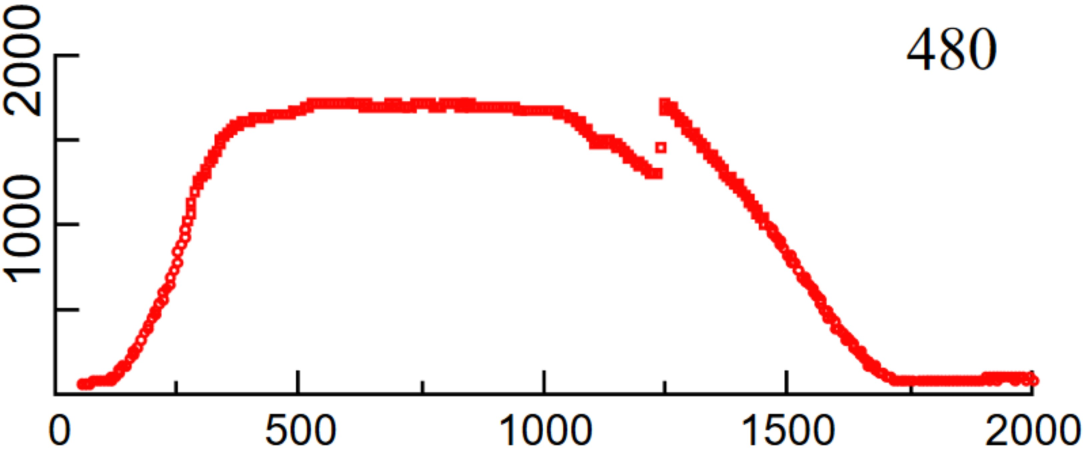
%> input picture temp480.jpg, 3265 x 1362 px, given in place of temp480.jpg.jpg, which was not available (shown at 1/3 size)
$ octave --eval "result = RGBImage2DataV2('temp480.jpg');"   (GNU Octave 9; MATLAB toolbox functions it lacks are replaced by stand-ins)
%> lines starting %> are read from the running program, lines starting %| are printed output that depends on the picture; in (x1, y1, x2, y2) boxes, pixels count from 0 and x2, y2 are one past the last pixel; in counts of white or black regions, pixels touching at a corner belong together; the program's own positions count from 1; pictures that were not available may be replaced by others from this repository, and a replacement may not be noted
function [data] = RGBImage2DataV2 (imgName)
%> called with imgName = 'temp480.jpg'
%% Function to convert an image from with a coloured data-line into a data set automatically ...
% in the form of [data] = RGBImage2Data (img)


%% Image Data Manipulation
img = imread([imgName '.jpg']); %reads the image, specify the file type

[R,G,B]=imsplit(img);% splits image into colour channels
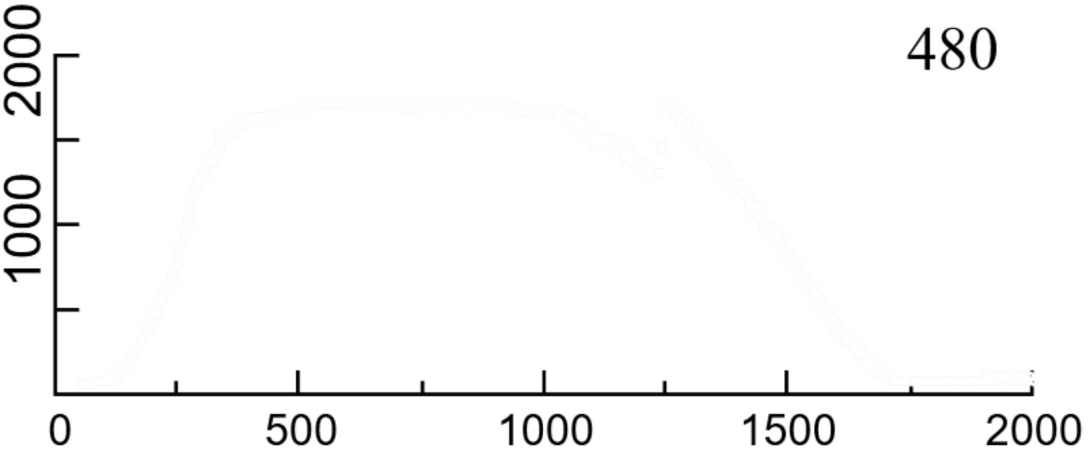
%> R: size 1362x3265 uint8 (shown at 1/3 size); min 0, max 255, mean 247.9
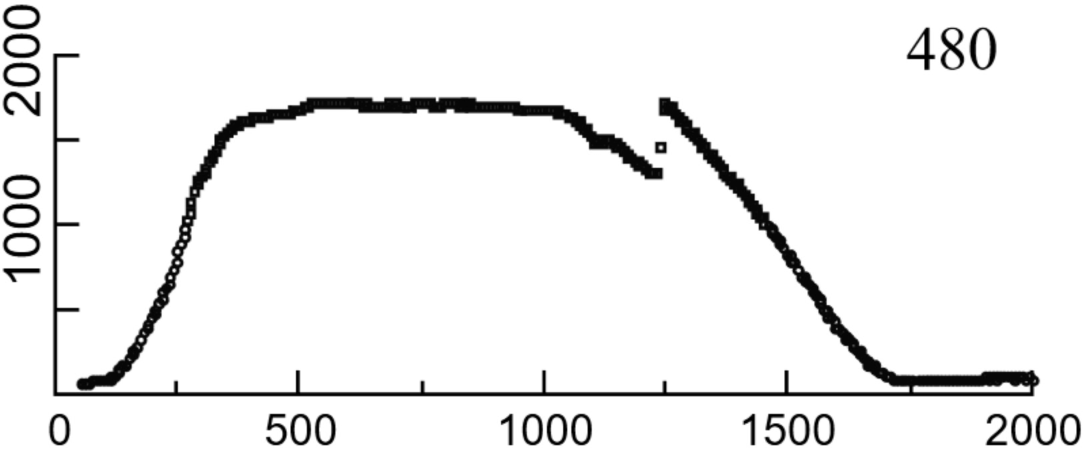
%> G: size 1362x3265 uint8 (shown at 1/3 size); min 0, max 255, mean 240

tholdR = 200;% defines a threshold intensity for the Red Coloour
thold = 100;% defines a threshold itnesity for Green and Blue

mask = R>tholdR & G<thold & B<thold; %creates a colour mask to filter red
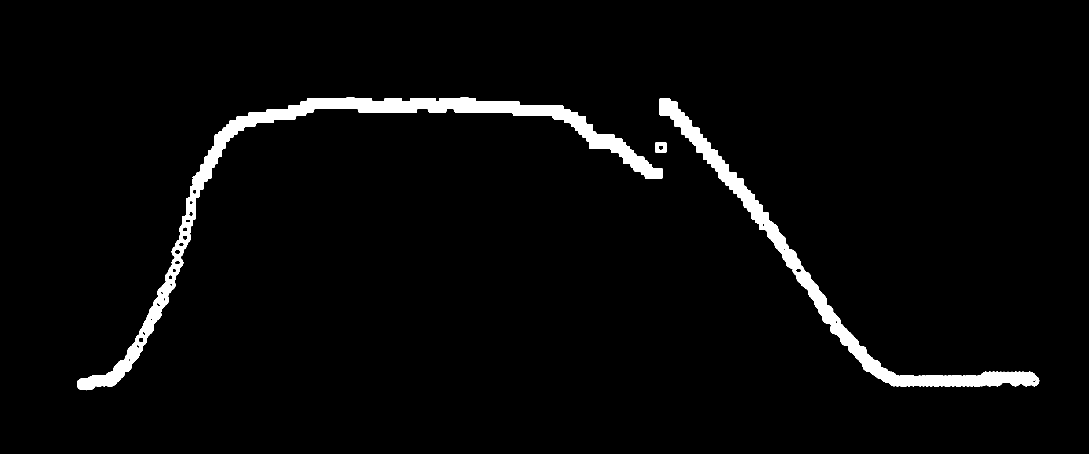
%> mask: size 1362x3265 logical (shown at 1/3 size); 3.1% white; 3 white regions, box (x1, y1, x2, y2) and area: (231, 293, 1987, 1171) 80690, (1978, 294, 3118, 1160) 56124, (1967, 426, 1999, 459) 885


%Set non-red to white
R(~mask) = 255;
%> R: size 1362x3265 uint8; 6.36% of pixels changed, all inside (x1, y1, x2, y2) = (0, 0, 3249, 1345)
G(~mask) = 255;
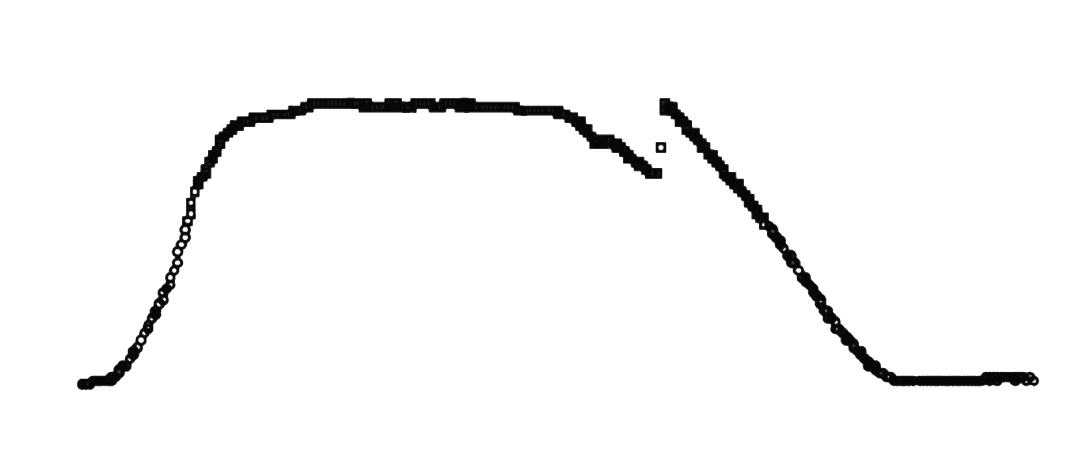
%> G: size 1362x3265 uint8 (shown at 1/3 size); 7.09% of pixels changed, all inside (x1, y1, x2, y2) = (0, 0, 3249, 1345)
B(~mask) = 255;
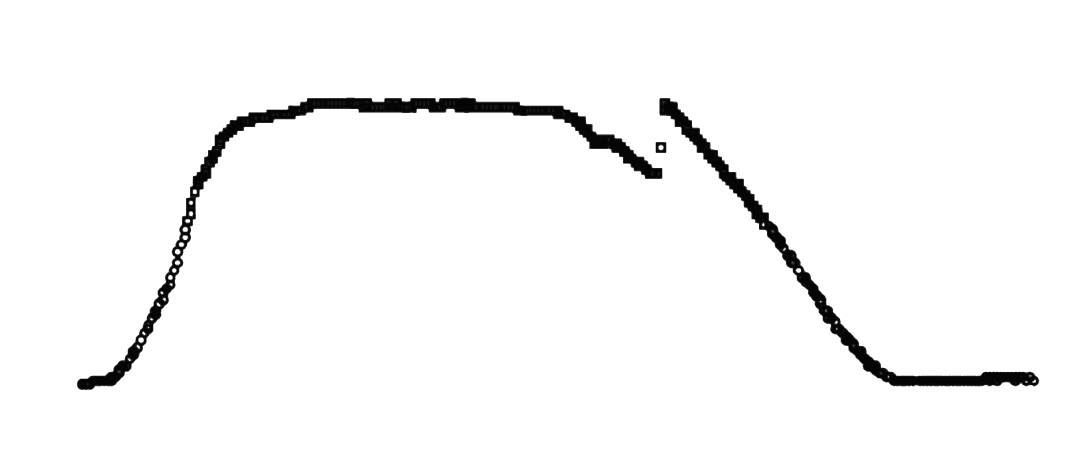
%> B: size 1362x3265 uint8 (shown at 1/3 size); min 0, max 255, mean 247.6

red = cat(3,R,G,B); %creates red image


%> (the run ends here)
